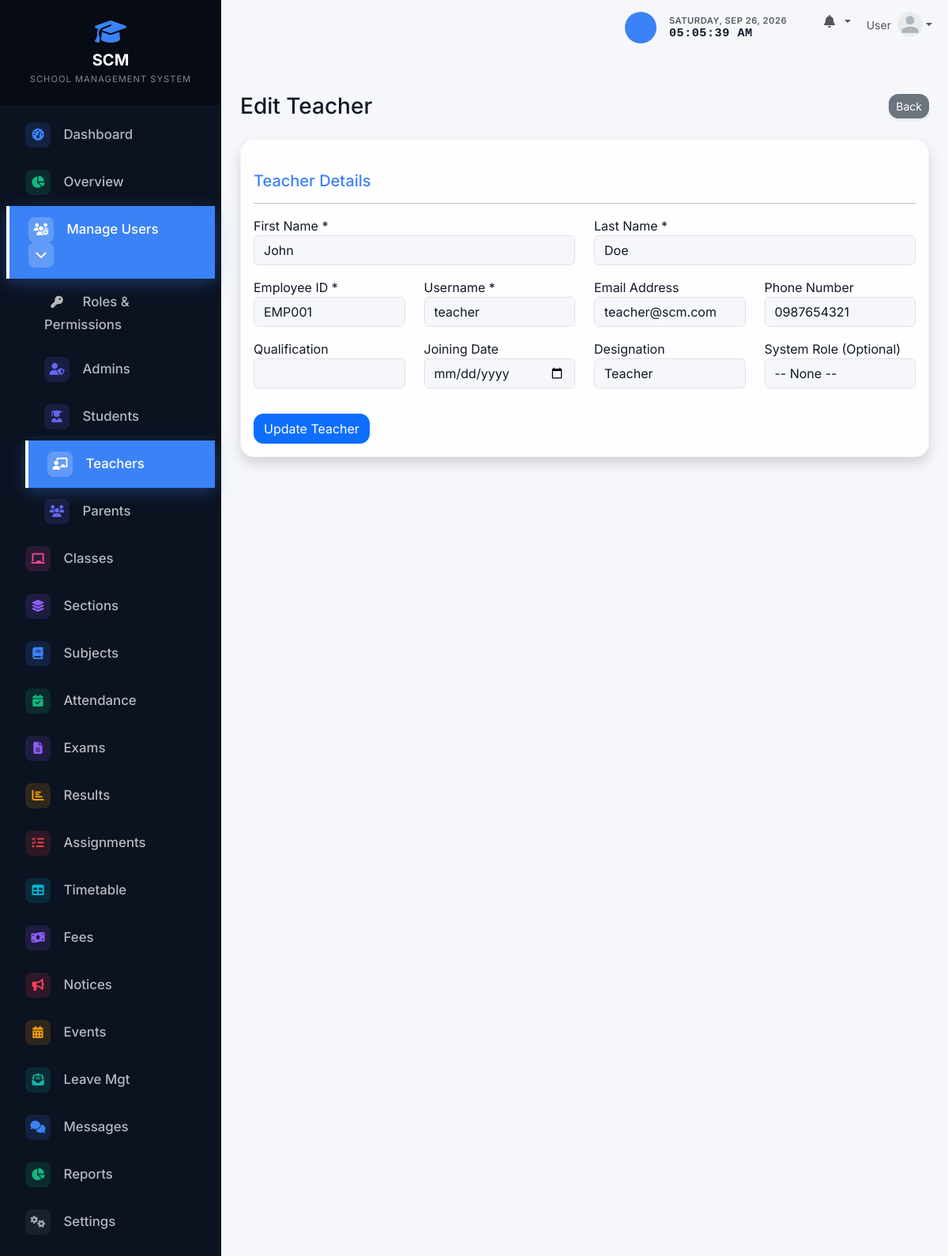
The app's page /admin/teachers/edit.php?id=1 (signed in) with its own data.
### tables this page shows
CREATE TABLE IF NOT EXISTS settings (
    setting_key VARCHAR(50) PRIMARY KEY,
    setting_value TEXT
);

CREATE TABLE IF NOT EXISTS teachers (
    id INT AUTO_INCREMENT PRIMARY KEY,
    user_id INT NOT NULL,
    employee_id VARCHAR(20) NOT NULL UNIQUE,
    first_name VARCHAR(50) NOT NULL,
    last_name VARCHAR(50) NOT NULL,
    designation VARCHAR(100) DEFAULT 'Teacher',
    gender ENUM('Male', 'Female', 'Other'),
    dob DATE,
    phone VARCHAR(20),
    address TEXT,
    qualification VARCHAR(100),
    experience VARCHAR(100),
    joining_date DATE,
    profile_photo VARCHAR(255),
    created_at TIMESTAMP DEFAULT CURRENT_TIMESTAMP,
    updated_at TIMESTAMP DEFAULT CURRENT_TIMESTAMP ON UPDATE CURRENT_TIMESTAMP,
    FOREIGN KEY (user_id) REFERENCES users(id) ON DELETE CASCADE
);

CREATE TABLE IF NOT EXISTS users (
    id INT AUTO_INCREMENT PRIMARY KEY,
    username VARCHAR(50) NOT NULL UNIQUE,
    email VARCHAR(100) NOT NULL UNIQUE,
    password_hash VARCHAR(255) NOT NULL,
    role ENUM('admin', 'teacher', 'student') NOT NULL,
    status ENUM('active', 'inactive') DEFAULT 'active',
    created_at TIMESTAMP DEFAULT CURRENT_TIMESTAMP,
    updated_at TIMESTAMP DEFAULT CURRENT_TIMESTAMP ON UPDATE CURRENT_TIMESTAMP
);

### config/functions.php (called while the page is built, shortened)
<?php
function get_setting($pdo, $key, $default = '') {
    $stmt = $pdo->prepare("SELECT setting_value FROM settings WHERE setting_key = ?");
    $stmt->execute([$key]);
    $result = $stmt->fetch();
    return $result ? $result['setting_value'] : $default;
}
?>

### admin/teachers/edit.php (the view, shortened to what this page needs)
<?php
require_once '../../config/database.php';
require_once '../../config/functions.php';
$id = $_GET['id'] ?? 0;
$stmt = $pdo->prepare("SELECT t.*, u.email, u.username FROM teachers t JOIN users u ON t.user_id = u.id WHERE t.id = ?");
$stmt->execute([$id]);
$record = $stmt->fetch();
include '../../includes/header.php';
?>
<div class="d-sm-flex align-items-center justify-content-between mb-4">
    <h1 class="h3 mb-0 text-gray-800">Edit Teacher</h1>
    <a href="index.php" class="btn btn-sm btn-secondary shadow-sm">Back</a>
</div>
<div class="card shadow mb-4">
    <div class="card-body">
        <form method="POST" action="">
            <h5 class="text-primary mt-4">Teacher Details</h5>
            <hr>
            <div class="row mb-3">
                <div class="col-md-6">
                    <label>First Name *</label>
                    <input type="text" name="first_name" class="form-control" value="<?= htmlspecialchars($record['first_name']) ?>" required>
                </div>
                <div class="col-md-6">
                    <label>Last Name *</label>
                    <input type="text" name="last_name" class="form-control" value="<?= htmlspecialchars($record['last_name']) ?>" required>
                </div>
            </div>
            <div class="row mb-3">
                <div class="col-md-3">
                    <label>Employee ID *</label>
                    <input type="text" name="employee_id" class="form-control" value="<?= htmlspecialchars($record['employee_id']) ?>" required>
                </div>
                <div class="col-md-3">
                    <label>Username *</label>
                    <input type="text" name="username" class="form-control" value="<?= htmlspecialchars($record['username']) ?>" required>
                </div>
                <div class="col-md-3">
                    <label>Email Address</label>
                    <input type="email" name="email" class="form-control" value="<?= htmlspecialchars($record['email']) ?>">
                </div>
                <div class="col-md-3">
                    <label>Phone Number</label>
                    <input type="text" name="phone" class="form-control" value="<?= htmlspecialchars($record['phone']) ?>">
                </div>
            </div>
            <div class="row mb-3">
                <div class="col-md-3">
                    <label>Qualification</label>
                    <input type="text" name="qualification" class="form-control" value="<?= htmlspecialchars($record['qualification']) ?>">
                </div>
                <div class="col-md-3">
                    <label>Joining Date</label>
                    <input type="date" name="joining_date" class="form-control" value="<?= htmlspecialchars($record['joining_date']) ?>">
                </div>
                <div class="col-md-3">
                    <label>Designation</label>
                    <input type="text" name="designation" class="form-control" value="<?= htmlspecialchars($record['designation'] ?? 'Teacher') ?>">
                </div>
                <div class="col-md-3">
                    <label>System Role (Optional)</label>
                    <select name="role_id" class="form-control">
                        <option value="">-- None --</option>
                    </select>
                </div>
            </div>
            <button type="submit" class="btn btn-primary mt-3">Update Teacher</button>
        </form>
    </div>
</div>
<?php include '../../includes/footer.php'; ?>

### includes/sidebar.php (shortened to what this page needs)
<?php
$current_page = $_SERVER['REQUEST_URI'];
$sidebar_school_name = get_setting($pdo, 'school_name', 'SCM - SCHOOL MANAGEMENT');
$name_parts = explode(' - ', $sidebar_school_name, 2);
$main_name = $name_parts[0];
$sub_name = isset($name_parts[1]) ? $name_parts[1] : '';
?>
<nav id="sidebar" class="text-white">
    <div class="sidebar-header p-4 text-center">
        <a href="<?= BASE_URL ?>/index.php" class="text-white text-decoration-none d-flex flex-column align-items-center">
            <i class="fas fa-graduation-cap fa-2x mb-2 text-primary"></i>
            <h5 class="mb-0 fw-bold tracking-wide"><?= htmlspecialchars($main_name) ?></h5>
            <?php if ($sub_name): ?>
            <small class="text-white-50 mt-1" style="font-size: 0.7rem; letter-spacing: 1px;"><?= htmlspecialchars(strtoupper($sub_name)) ?></small>
            <?php endif; ?>
        </a>
    </div>
    <ul class="list-unstyled components p-2">
        <?php if ($_SESSION['user_role'] === 'admin'): ?>
            <li class="<?= strpos($current_page, '/admin/dashboard.php') !== false ? 'active' : '' ?>">
                <a href="<?= BASE_URL ?>/admin/dashboard.php"><i class="fas fa-fw fa-tachometer-alt me-2"></i> Dashboard</a>
            </li>
            <li class="<?= strpos($current_page, '/admin/overview.php') !== false ? 'active' : '' ?>">
                <a href="<?= BASE_URL ?>/admin/overview.php"><i class="fas fa-fw fa-chart-pie me-2"></i> Overview</a>
            </li>
            <?php
                $is_users_active = strpos($current_page, '/admin/admins/') !== false || strpos($current_page, '/admin/roles/') !== false || strpos($current_page, '/admin/students/') !== false || strpos($current_page, '/admin/teachers/') !== false || strpos($current_page, '/admin/parents/') !== false;
            ?>
            <li class="<?= $is_users_active ? 'active' : '' ?>">
                <a href="#usersSubmenu" data-bs-toggle="collapse" aria-expanded="<?= $is_users_active ? 'true' : 'false' ?>" class="manage-users-btn <?= $is_users_active ? '' : 'collapsed' ?>" style="text-decoration: none;">
                    <i class="fas fa-fw fa-users-cog"></i>
                    <span>Manage Users</span>
                    <i class="fas fa-chevron-down dropdown-arrow"></i>
                </a>
                <ul class="collapse list-unstyled <?= $is_users_active ? 'show' : '' ?>" id="usersSubmenu" style="padding-left: 1.5rem;">
                    <li class="<?= strpos($current_page, '/admin/roles/') !== false ? 'active' : '' ?>"><a href="<?= BASE_URL ?>/admin/roles/"><i class="fas fa-fw fa-key me-2"></i> Roles & Permissions</a></li>
                    <li class="<?= strpos($current_page, '/admin/admins/') !== false ? 'active' : '' ?>"><a href="<?= BASE_URL ?>/admin/admins/"><i class="fas fa-fw fa-user-shield me-2"></i> Admins</a></li>
                    <li class="<?= strpos($current_page, '/admin/students/') !== false ? 'active' : '' ?>"><a href="<?= BASE_URL ?>/admin/students/" class="students-active"><i class="fas fa-fw fa-user-graduate me-2"></i> Students</a></li>
                    <li class="<?= strpos($current_page, '/admin/teachers/') !== false ? 'active' : '' ?>"><a href="<?= BASE_URL ?>/admin/teachers/"><i class="fas fa-fw fa-chalkboard-teacher me-2"></i> Teachers</a></li>
                    <li class="<?= strpos($current_page, '/admin/parents/') !== false ? 'active' : '' ?>"><a href="<?= BASE_URL ?>/admin/parents/"><i class="fas fa-fw fa-users me-2"></i> Parents</a></li>
                </ul>
            </li>
            <li class="<?= strpos($current_page, '/admin/classes/') !== false ? 'active' : '' ?>"><a href="<?= BASE_URL ?>/admin/classes/"><i class="fas fa-fw fa-chalkboard me-2"></i> Classes</a></li>
            <li class="<?= strpos($current_page, '/admin/sections/') !== false ? 'active' : '' ?>"><a href="<?= BASE_URL ?>/admin/sections/"><i class="fas fa-fw fa-layer-group me-2"></i> Sections</a></li>
            <li class="<?= strpos($current_page, '/admin/subjects/') !== false ? 'active' : '' ?>"><a href="<?= BASE_URL ?>/admin/subjects/"><i class="fas fa-fw fa-book me-2"></i> Subjects</a></li>
            <li class="<?= strpos($current_page, '/admin/attendance/') !== false ? 'active' : '' ?>"><a href="<?= BASE_URL ?>/admin/attendance/"><i class="fas fa-fw fa-calendar-check me-2"></i> Attendance</a></li>
            <li class="<?= strpos($current_page, '/admin/exams/') !== false ? 'active' : '' ?>"><a href="<?= BASE_URL ?>/admin/exams/"><i class="fas fa-fw fa-file-alt me-2"></i> Exams</a></li>
            <li class="<?= strpos($current_page, '/admin/results/') !== false ? 'active' : '' ?>"><a href="<?= BASE_URL ?>/admin/results/"><i class="fas fa-fw fa-chart-bar me-2"></i> Results</a></li>
            <li class="<?= strpos($current_page, '/admin/assignments/') !== false ? 'active' : '' ?>"><a href="<?= BASE_URL ?>/admin/assignments/"><i class="fas fa-fw fa-tasks me-2"></i> Assignments</a></li>
            <li class="<?= strpos($current_page, '/admin/timetable/') !== false ? 'active' : '' ?>"><a href="<?= BASE_URL ?>/admin/timetable/"><i class="fas fa-fw fa-table me-2"></i> Timetable</a></li>
            <li class="<?= strpos($current_page, '/admin/fees/') !== false ? 'active' : '' ?>"><a href="<?= BASE_URL ?>/admin/fees/"><i class="fas fa-fw fa-money-bill-wave me-2"></i> Fees</a></li>
            <li class="<?= strpos($current_page, '/admin/notices/') !== false ? 'active' : '' ?>"><a href="<?= BASE_URL ?>/admin/notices/"><i class="fas fa-fw fa-bullhorn me-2"></i> Notices</a></li>
            <li class="<?= strpos($current_page, '/admin/events/') !== false ? 'active' : '' ?>"><a href="<?= BASE_URL ?>/admin/events/"><i class="fas fa-fw fa-calendar-alt me-2"></i> Events</a></li>
            <li class="<?= strpos($current_page, '/admin/leaves/') !== false ? 'active' : '' ?>"><a href="<?= BASE_URL ?>/admin/leaves/"><i class="fas fa-fw fa-envelope-open-text me-2"></i> Leave Mgt</a></li>
            <li class="<?= strpos($current_page, '/admin/messages/') !== false ? 'active' : '' ?>"><a href="<?= BASE_URL ?>/admin/messages/"><i class="fas fa-fw fa-comments me-2"></i> Messages</a></li>
            <li class="<?= strpos($current_page, '/admin/reports/') !== false ? 'active' : '' ?>"><a href="<?= BASE_URL ?>/admin/reports/"><i class="fas fa-fw fa-chart-pie me-2"></i> Reports</a></li>
            <li class="<?= strpos($current_page, '/admin/settings/') !== false ? 'active' : '' ?>"><a href="<?= BASE_URL ?>/admin/settings/"><i class="fas fa-fw fa-cogs me-2"></i> Settings</a></li>
        <?php endif; ?>
    </ul>
</nav>

### assets/css/style.css (style rules this page uses)
:root { --bs-primary: #3B82F6; --bs-info: #06B6D4; --bs-success: #10B981; --bs-warning: #F59E0B; --bs-danger: #EF4444; --bs-body-bg: #F5F7FB; --bs-body-color: #111827; --sidebar-bg: #0B1220; --sidebar-header: #070b14; --sidebar-text: rgba(255,255,255,0.7); --sidebar-hover: rgba(255,255,255,0.1); }
.theme-admin { --bs-primary: #3B82F6; --bs-info: #06B6D4; --bs-body-bg: #F5F7FB; --bs-body-color: #111827; --sidebar-bg: #0B1220; --sidebar-header: #070b14; }
body { font-family: 'Inter', sans-serif; background-color: var(--bs-body-bg); color: var(--bs-body-color); }
.text-primary { color: var(--bs-primary) !important; }
.btn { border-radius: 12px; }
#sidebar { min-width: 280px; max-width: 280px; min-height: 100vh; transition: all 0.25s cubic-bezier(0.4, 0, 0.2, 1); background: var(--sidebar-bg) !important; }
#sidebar .sidebar-header { background: var(--sidebar-header); transition: all 0.25s; }
#sidebar ul.components { padding: 20px 0; }
#sidebar ul li a { padding: 14px 24px; font-size: 1.05em; display: block; color: var(--sidebar-text); text-decoration: none; font-weight: 500; position: relative; overflow: hidden; transition: background-color 0.3s ease, transform 0.3s ease, color 0.3s ease, box-shadow 0.3s ease; }
#sidebar ul li.active > a { background: var(--bs-primary); color: #ffffff; box-shadow: 0 5px 20px rgba(63, 130, 244, 0.35); transition: all 0.3s ease; border-left: 4px solid #fff; }
#sidebar ul li.active > a::before { content: ""; position: absolute; top: 0; left: -100%; width: 50%; height: 100%; background: linear-gradient( 90deg, transparent, rgba(255,255,255,0.25), transparent ); transform: skewX(-20deg); animation: buttonShine 3s infinite; }
#sidebar ul li a i { transition: transform 0.3s ease, color 0.3s ease; }
.card, .dashboard-card { border: 1px solid rgba(229, 231, 235, 0.5); border-radius: 18px; box-shadow: 0 8px 30px rgba(15, 23, 42, 0.1); background-color: rgba(255, 255, 255, 0.85); backdrop-filter: blur(8px); }
#sidebar ul.components li a i { width: 32px; height: 32px; display: inline-flex; align-items: center; justify-content: center; border-radius: 8px; margin-right: 12px !important; font-size: 0.95rem; transition: all 0.3s; }
#sidebar ul.components li a i.fa-tachometer-alt { background: rgba(59, 130, 246, 0.15); color: #3b82f6; }
#sidebar ul.components li a i.fa-chart-pie { background: rgba(16, 185, 129, 0.15); color: #10b981; }
#sidebar ul.components li a i.fa-users-cog, #sidebar ul.components li a i.fa-user-shield, #sidebar ul.components li a i.fa-user-graduate, #sidebar ul.components li a i.fa-chalkboard-teacher, #sidebar ul.components li a i.fa-users, #sidebar ul.components li a i.fa-user { background: rgba(99, 102, 241, 0.15); color: #6366f1; }
#sidebar ul.components li a i.fa-chalkboard { background: rgba(236, 72, 153, 0.15); color: #ec4899; }
#sidebar ul.components li a i.fa-layer-group { background: rgba(139, 92, 246, 0.15); color: #8b5cf6; }
#sidebar ul.components li a i.fa-book { background: rgba(59, 130, 246, 0.15); color: #3b82f6; }
#sidebar ul.components li a i.fa-calendar-check { background: rgba(16, 185, 129, 0.15); color: #10b981; }
#sidebar ul.components li a i.fa-file-alt { background: rgba(139, 92, 246, 0.15); color: #8b5cf6; }
#sidebar ul.components li a i.fa-chart-bar { background: rgba(245, 158, 11, 0.15); color: #f59e0b; }
#sidebar ul.components li a i.fa-tasks { background: rgba(239, 68, 68, 0.15); color: #ef4444; }
#sidebar ul.components li a i.fa-table { background: rgba(6, 182, 212, 0.15); color: #06b6d4; }
#sidebar ul.components li a i.fa-calendar-alt { background: rgba(245, 158, 11, 0.15); color: #f59e0b; }
#sidebar ul.components li a i.fa-money-bill-wave { background: rgba(139, 92, 246, 0.15); color: #8b5cf6; }
#sidebar ul.components li a i.fa-bullhorn { background: rgba(244, 63, 94, 0.15); color: #f43f5e; }
#sidebar ul.components li a i.fa-envelope-open-text { background: rgba(20, 184, 166, 0.15); color: #14b8a6; }
#sidebar ul.components li a i.fa-comments { background: rgba(59, 130, 246, 0.15); color: #3b82f6; }
#sidebar ul.components li a i.fa-cogs { background: rgba(107, 114, 128, 0.15); color: #9ca3af; }
#sidebar ul li.active > a i, #sidebar ul li a:hover i { background: rgba(255, 255, 255, 0.2) !important; color: #fff !important; }

### records on screen
settings: setting_value "SCM", setting_value "SCHOOL MANAGEMENT SYSTEM"
teachers: first_name "John", last_name "Doe", employee_id "EMP001", username "teacher", email "teacher@scm.com", phone "0987654321", designation "Teacher"

### other values on screen
$_SESSION['name'] "User"
